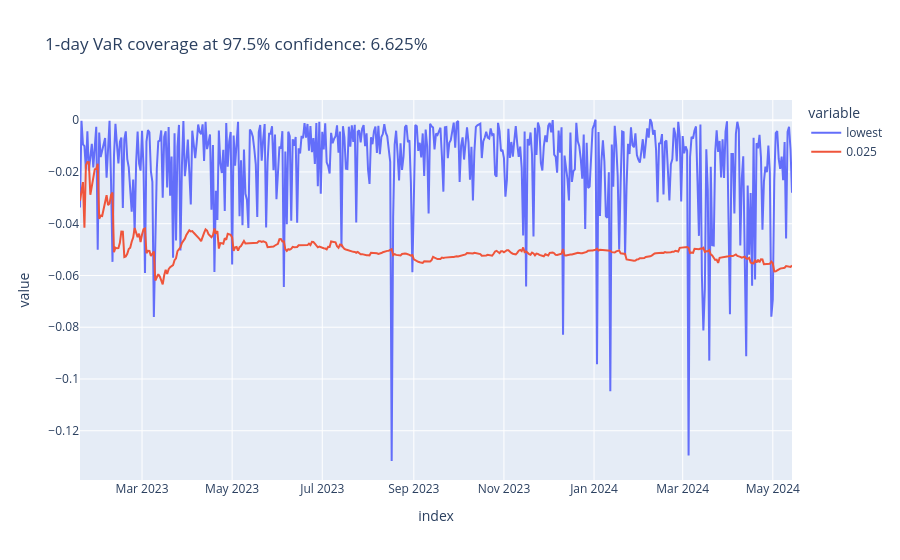

The notebook cell this image was saved under:
### Code cell
plot_coverage(df_var_full, "0.025")

### Figure 1 — Plotly figure (JSON) as saved in the notebook; plotly's stock layout.template omitted (floating-point values rounded to 4 significant figures; data arrays with more than 128 entries replaced by an {"elided": "..."} marker saying what was removed)
{"data": [{"hovertemplate": "variable=lowest<br>index=%{x}<br>value=%{y}<extra></extra>", "legendgroup": "lowest", "line": {"color": "#636efa", "dash": "solid"}, "marker": {"symbol": "circle"}, "mode": "lines", "name": "lowest", "orientation": "v", "showlegend": true, "type": "scatter", "x": {"elided": "483 str values"}, "xaxis": "x", "y": {"elided": "483 float values"}, "yaxis": "y"}, {"hovertemplate": "variable=0.025<br>index=%{x}<br>value=%{y}<extra></extra>", "legendgroup": "0.025", "line": {"color": "#EF553B", "dash": "solid"}, "marker": {"symbol": "circle"}, "mode": "lines", "name": "0.025", "orientation": "v", "showlegend": true, "type": "scatter", "x": {"elided": "483 str values"}, "xaxis": "x", "y": {"elided": "483 float values"}, "yaxis": "y"}], "layout": {"legend": {"title": {"text": "variable"}, "tracegroupgap": 0}, "title": {"text": "1-day VaR coverage at 97.5% confidence: 6.625%"}, "xaxis": {"anchor": "y", "domain": [0, 1], "title": {"text": "index"}}, "yaxis": {"anchor": "x", "domain": [0, 1], "title": {"text": "value"}}}}
